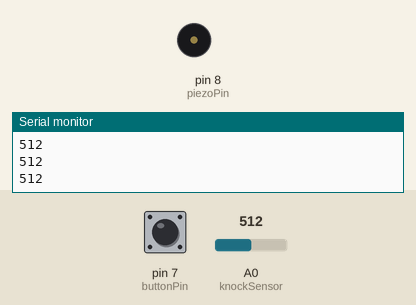
This sketch was run on a simulated Arduino Uno, built with avr-gcc and run on an emulated ATmega328P. On the bench: buzzer (waves = sounding), the last lines printed to the serial monitor. The test bench sets the inputs (shaded band); at power-on: A0 (knockSensor) = 512, pin 7 (buttonPin) LOW.

Above: at 1.2 s.
1.3 s: A0 (knockSensor) set to 900
3.1 s: pin 7 (buttonPin) pulled HIGH for 0.25 s
At 3.31 s:
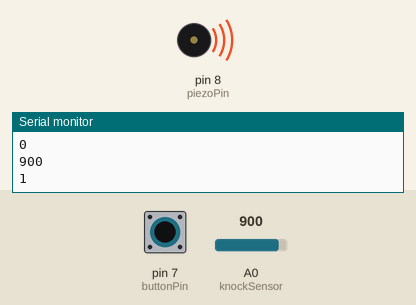
4.9 s: pin 7 (buttonPin) pulled HIGH for 3.2 s
At 8.5 s:
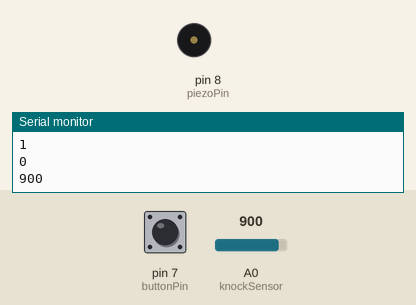
Timing chart, 0 to 10.0 s (numbered marks = the images above; inputs shaded):
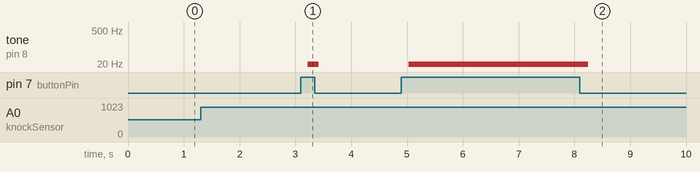

The sketch:

KnockDetector.ino
```cpp
int period = 200;
int buttonValue = 0;
int sensorReading = 0;

const int piezoPin = 8;
const int buttonPin = 7;
const int threshold = 900;
const int knockSensor = A0;

unsigned int counter = 0;
unsigned long time_now = 0;

bool detectKnockState = true;

void setup() {
  pinMode(buttonPin, INPUT);
  pinMode(piezoPin, OUTPUT);
  pinMode(knockSensor, INPUT);
  Serial.begin(9600);
}

void loop() {

  if(millis() > time_now + period) {
       time_now = millis();

    if (detectKnockState) {
       sensorReading = analogRead(knockSensor);
       Serial.println(sensorReading);

       if (sensorReading >= threshold) {
        detectKnockState = !detectKnockState;
       }

    } else {
      buttonValue = digitalRead(buttonPin);
      Serial.println(buttonValue);

      if (buttonValue) {
       tone(piezoPin, HIGH);
      } else {
       noTone(piezoPin);
       detectKnockState = !detectKnockState;
      }

    }
  }
}
```

Measured:
- after the input at 3.1 s, tone on pin 8 (piezoPin): silent → 1 Hz after 0.12 s, → silent 0.20 s later
- after the input at 4.9 s, tone on pin 8 (piezoPin): silent → 1 Hz after 0.13 s, → silent 3.2 s later
